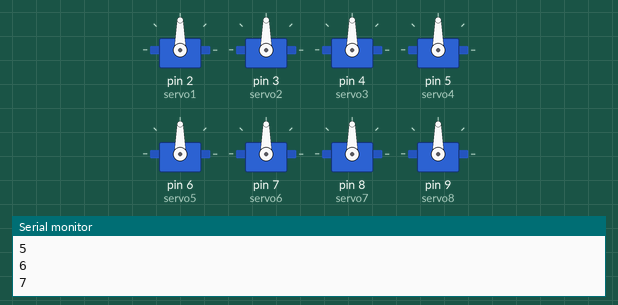
A sketch run on a simulated Arduino Uno, built with avr-gcc and run on an emulated ATmega328P. On the bench: 8 × servo, the last lines printed to the serial monitor.

Above: at 8.05 s.
At 12.0 s:
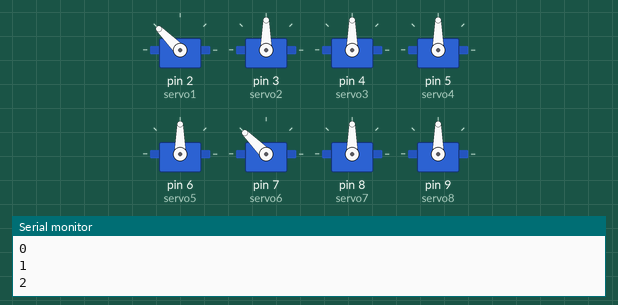
At 14.0 s:
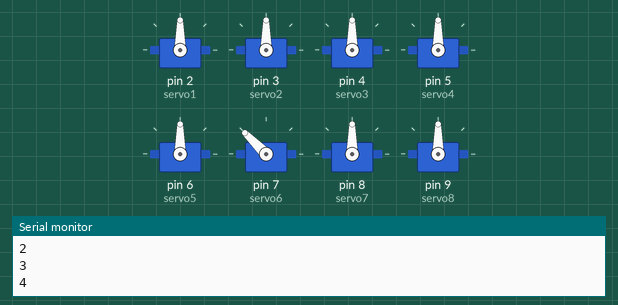
At 16.0 s:
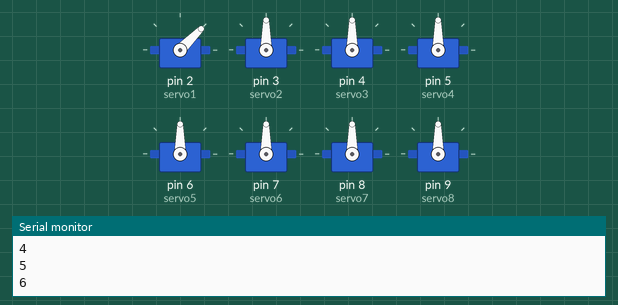
Timing chart, 0 to 18.4 s (numbered marks = the images above):
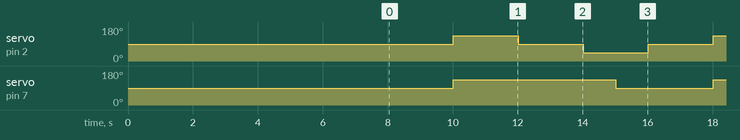

The sketch:

Q1_BOT_-_light.ino
```cpp
/*
   /////////////////////////////////////////////////////////////////////////////////////////////////////
   /////////////////////////////////////////////////////////////////////////////////////////////////////
   /        __________   _________   ___________   __________    _________                             /
   /       /___   ___/  /   _____/  /  _____   /  /  _____   \  /  ______/       \\            //      /
   /          /  /     /  /        /  /    /  /  /  /    /  /  /  /_____        \\             //      /
   /         /  /     /  /        /  /____/  /  /  /___/  /   /  ______/   \\\   \\    []    //   ///  /
   /     ___/  /__   /  /_____   /   ____   /  /   ___   \   /  /_____        \\\\--]]]/\[[[--////     /
   /    /________/  /________/  /__/    /__/  /__/    \__/  /________/         /////--][][--\\\\\      /
   /                                                                         //   //--][][--\\   \\    /
   /   ______________________________________________________________           //    ][][    \\       /
   /                                                                                                   /
   /                                                                                                   /
   /  This program is free software for arduino; you can redistribute it and/or modify.                /
   /  Ce programme pour Arduino est libre et gratuit ; vous pouvez le distribuez et/ou le modifier.    /
   /                                                                                                   /
   / Another codes / Autres codes:                                                                     /
   / https://www.icaremaker.com                                                                        /
   / Mail: ionocraft@hotmail.fr                                                                        /
   /////////////////////////////////////////////////////////////////////////////////////////////////////
   /////////////////////////////////////////////////////////////////////////////////////////////////////
*/

#include <Servo.h>

Servo servo1;				// Je nomme mes servomoteurs
Servo servo2;
Servo servo3;
Servo servo4;
Servo servo5;
Servo servo6;
Servo servo7;
Servo servo8;

// Chaque servomoteur a 8 clefs d'animation avec comme valeur par default 90°
// Elle sera insérer dans le setup pour vérifier la position initial des servos
int Pos1[8] = {90, 90, 90, 90, 90, 90, 90, 90};
int Pos2[8] = {90, 90, 90, 90, 90, 90, 90, 90};
int Pos3[8] = {90, 90, 90, 90, 90, 90, 90, 90};
int Pos4[8] = {90, 90, 90, 90, 90, 90, 90, 90};
int Pos5[8] = {90, 90, 90, 90, 90, 90, 90, 90};
int Pos6[8] = {90, 90, 90, 90, 90, 90, 90, 90};
int Pos7[8] = {90, 90, 90, 90, 90, 90, 90, 90};
int Pos8[8] = {90, 90, 90, 90, 90, 90, 90, 90};

void setup() {              // Au demarrage...

  servo1.attach(2);     	// Je connecte mes servos moteurs aux broches de mon arduino
  servo2.attach(3);
  servo3.attach(4);
  servo4.attach(5);
  servo5.attach(6);
  servo6.attach(7);
  servo7.attach(8);
  servo8.attach(9);

  Serial.begin(9600);

  for (int s = 0; s < 8; s++) { // Je lance par default ma séquence d'animation (valeur 90°)
    servo1.write(Pos1[s]);
	servo2.write(Pos2[s]);
	servo3.write(Pos3[s]);
	servo4.write(Pos4[s]);
	servo5.write(Pos5[s]);
	servo6.write(Pos6[s]);
	servo7.write(Pos7[s]);
	servo8.write(Pos8[s]);
	delay(1000);
    Serial.print(s);
	Serial.println();

  }

}

void loop() {         // Dans la boucle de lecture...

COUCOU();             // J'appelle mon bloc d'animation "COUCOU"

}
/////////////////////////////////////////////////////////////////////////////////
//Je crée des blocs d'animation pour les inserer dans loop///////////////////////
/////////////////////////////////////////////////////////////////////////////////
void COUCOU() //
 {
int Pos1[8] = {90, 90, 135, 135, 90, 90, 45, 45};
int Pos2[8] = {90, 90, 90, 90, 90, 90, 90, 90};
int Pos3[8] = {90, 90, 90, 90, 90, 90, 90, 90};
int Pos4[8] = {90, 90, 90, 90, 90, 90, 90, 90};
int Pos5[8] = {90, 90, 90, 90, 90, 90, 90, 90};
int Pos6[8] = {90, 90, 135, 135, 135, 135, 135, 90};
int Pos7[8] = {90, 90, 90, 90, 90, 90, 90, 90};
int Pos8[8] = {90, 90, 90, 90, 90, 90, 90, 90};

for (int s = 0; s < 8; s++) {
    servo1.write(Pos1[s]);
	servo2.write(Pos2[s]);
	servo3.write(Pos3[s]);
	servo4.write(Pos4[s]);
	servo5.write(Pos5[s]);
	servo6.write(Pos6[s]);
	servo7.write(Pos7[s]);
	servo8.write(Pos8[s]);
	delay(1000);
    Serial.println(s);
  }
 } 
```

Measured:
- by itself, servo on pin 2 (servo1): repeats every 8.0 s: 90° 2.0 s, 45° 2.0 s, 90° 2.0 s, 135° 2.0 s
- by itself, servo on pin 7 (servo6): alternates 135° for 5.0 s and 90° for 3.0 s
